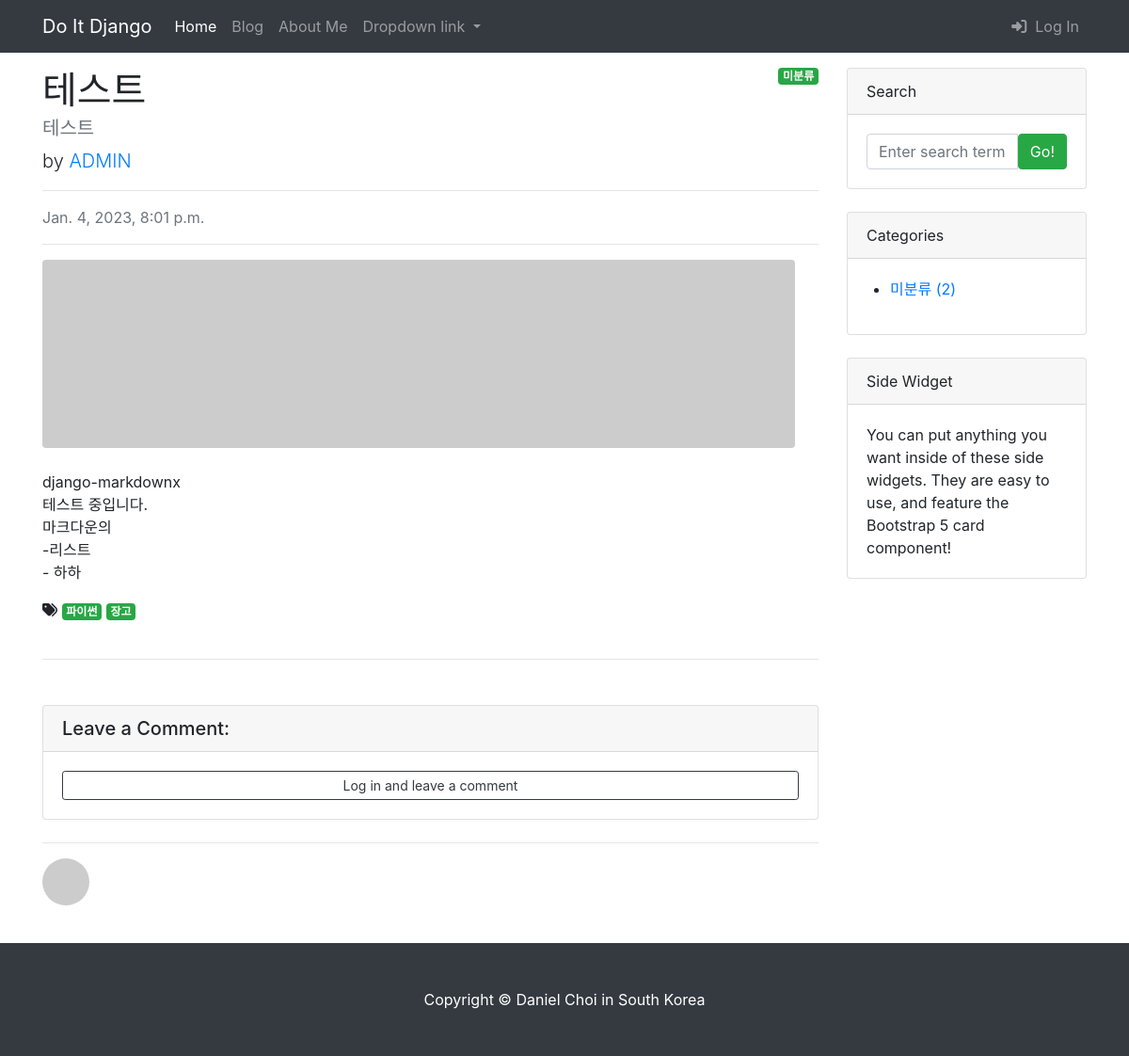
The page /blog/1/ on the database as committed earlier.
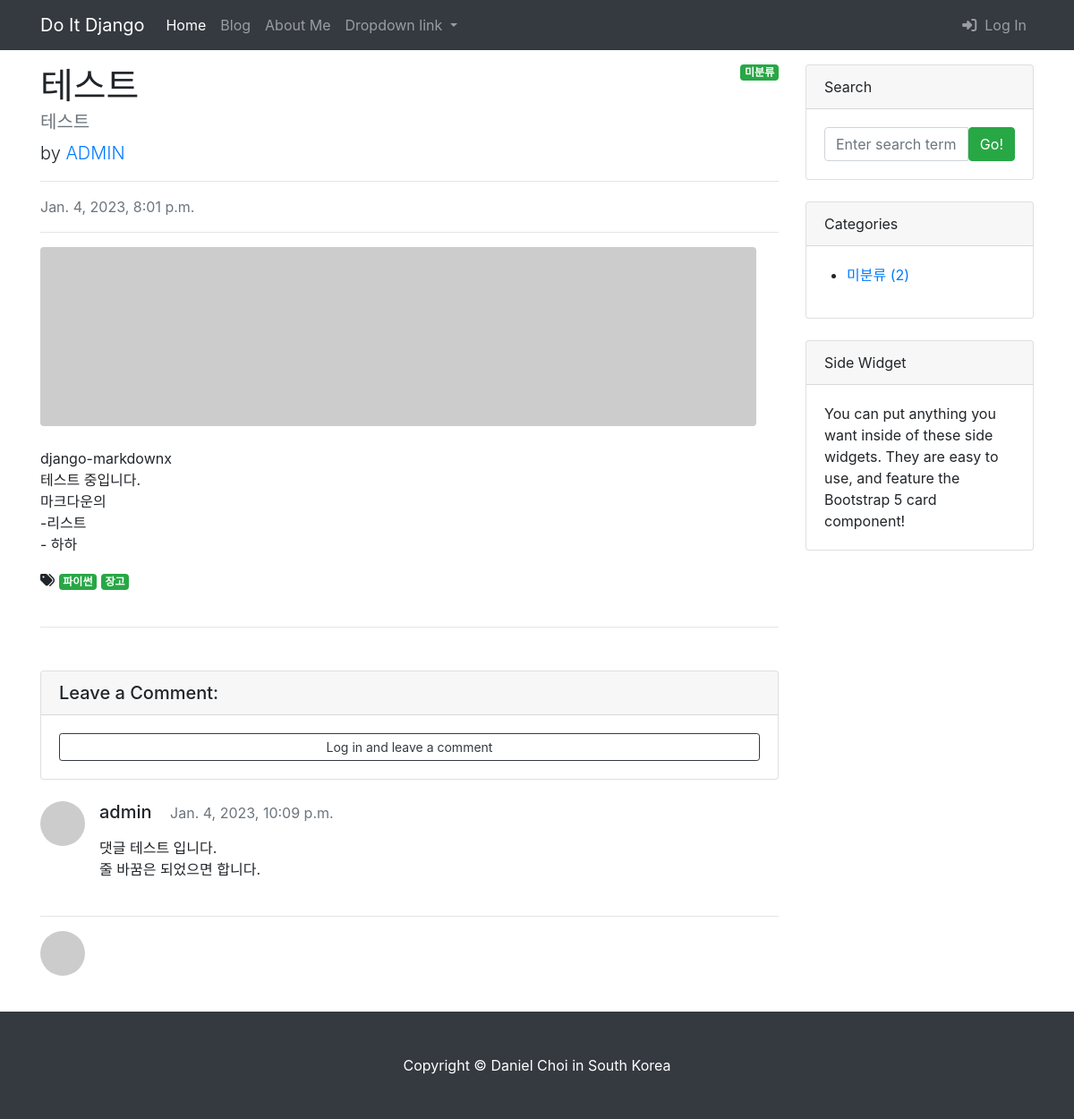
The same page on the database as committed later.
### blog/models.py (models this page shows, shortened)
class Tag(models.Model):
    name = models.CharField(max_length=50)
    slug = models.SlugField(max_length=200, unique=True, allow_unicode=True)
    def __str__(self):
        return self.name
    def get_absolute_url(self):
        return f'/blog/tag/{self.slug}/'

class Comment(models.Model):
    post = models.ForeignKey(Post, on_delete=models.CASCADE)
    author = models.ForeignKey(User, on_delete=models.CASCADE)
    content = models.TextField()
    created_at = models.DateTimeField(auto_now_add=True)
    modified_at = models.DateTimeField(auto_now=True)

### blog/views.py (the view)
# urls.py: path('<int:pk>/', views.PostDetail.as_view()),
class PostDetail(DetailView):
    model = Post
    def get_context_data(self, **kwargs):
        context = super(PostDetail, self).get_context_data()
        context['categories'] = Category.objects.all()
        context['no_category_post_count'] = Post.objects.filter(
            category=None).count()
        context['comment_form'] = CommentForm
        return context

### templates/blog/post_detail.html (shortened to what this page needs)
{% extends 'blog/base.html' %}
{% load crispy_forms_tags %}
{% block main_area %}
<div id="post-area">
    {% if post.category %}
    <span class="badge badge-success float-right">{{ post.category }}</span>
    {% else %}
    <span class="badge badge-success float-right">미분류</span>
    {% endif %}
    <h1 class="fw-bolder mb-1">{{ post.title }}</h1>
    <h5 class="text-muted">{{ post.hook_text }}</h5>
    <p class="lead">
        by
        <a href="#">{{ post.author|upper }}</a>
    </p>
    <hr>
    <div class="text-muted fst-italic mb-2">{{ post.created_at }}</div>
    <hr>
    {% if post.head_image %}
    <img class="img-fluid rounded" src="{{ post.head_image.url }}"
        alt="{{ post.title }} head_image"/>
    {% else %}
    <img class="img-fluid rounded" src="https://picsum.photos/seed/{{ post.id }}/800/200"
        alt="random_image">
    {% endif %}
    <section class="mb-5">
        <p class="fs-5 mb-4">{{ post.content|linebreaks }}</p>
        {% if post.tags.exists %}
            <i class="fa-solid fa-tags"></i>
            {% for tag in post.tags.all %}
                <a href="{{ tag.get_absolute_url }}" class="badge badge-success">{{ tag }}</a>
            {% endfor %}
            <br>
            <br>
        {% endif %}
        <hr>
    </section>
</div>
<div id="comment-area">
    <div class="card my-4">
        <h5 class="card-header">Leave a Comment:</h5>
        <div class="card-body">
            {% if user.is_authenticated %}
            <form id="comment-form" method="POST" action="{{ post.get_absolute_url }}/new_comment/">
                {% csrf_token %}
                <div class="form-group">
                    {% comment %} <textarea class="form-control" rows="3"></textarea> {% endcomment %}
                    {{ comment_form|crispy }}
                </div>
                <button type="submit" class="btn btn-success">Submit</button>
            </form>
            {% else %}
            <a role="button" class="btn btn-outline-dark btn-block btn-sm" href="#"
            data-toggle="modal" data-target="#loginModal">Log in and leave a comment</a>
            {% endif %}
        </div>
    </div>
    {% if post.comment_set.exists %}
        {% for comment in post.comment_set.iterator %}
        <div class="media mb-4" id="comment-{{ comment.pk }}">
            <img class="d-flex mr-3 rounded-circle" src="http://placehold.it/50x50" alt="">
            <div class="media-body">
                <h5 class="mt-0">
                    {{ comment.author.username }} &nbsp;&nbsp;<small class="text-muted">
                        {{ comment.created_at }}</small>
                </h5>
                <p>{{ comment.content|linebreaks }}</p>
            </div>
        </div>
        {% endfor %}
    {% endif %}
    <hr>
    <div class="d-flex mb-4">
        <div class="flex-shrink-0"><img class="rounded-circle" src="https://dummyimage.com/50x50/ced4da/6c757d.jpg" alt="..." /></div>
    </div>
</div>
{% endblock  %}

Rows that differ between the two databases and show on the page:
added Comment: author.username "admin", created_at "Jan. 4, 2023, 10:09 p.m.", content "댓글 테스트 입니다. 줄 바꿈은 되었으면 합니다."
